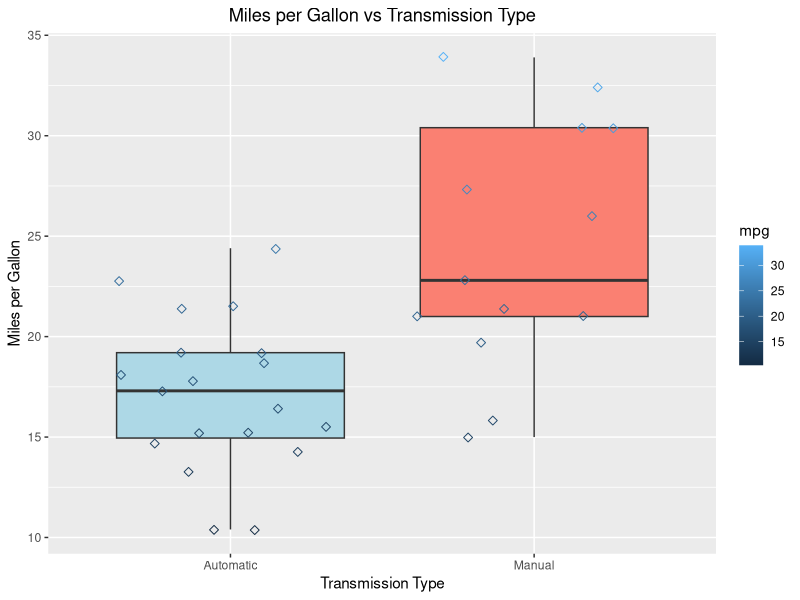
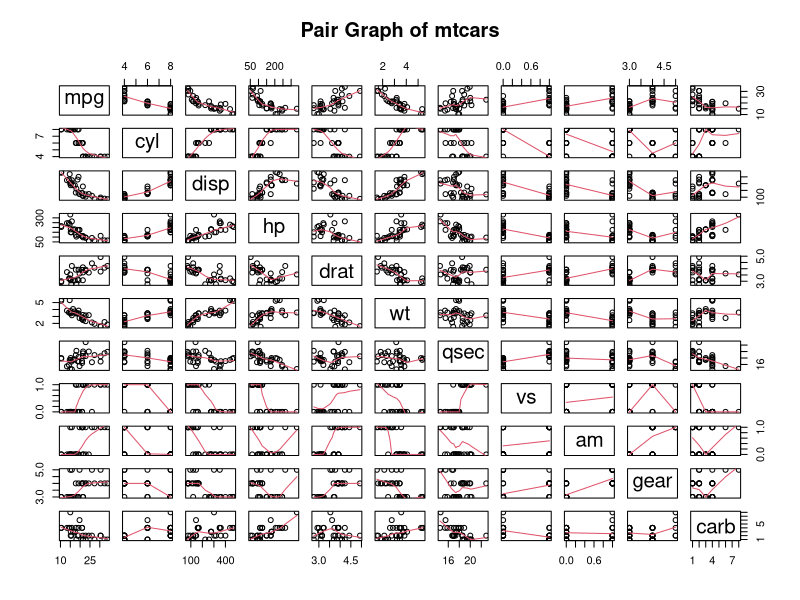
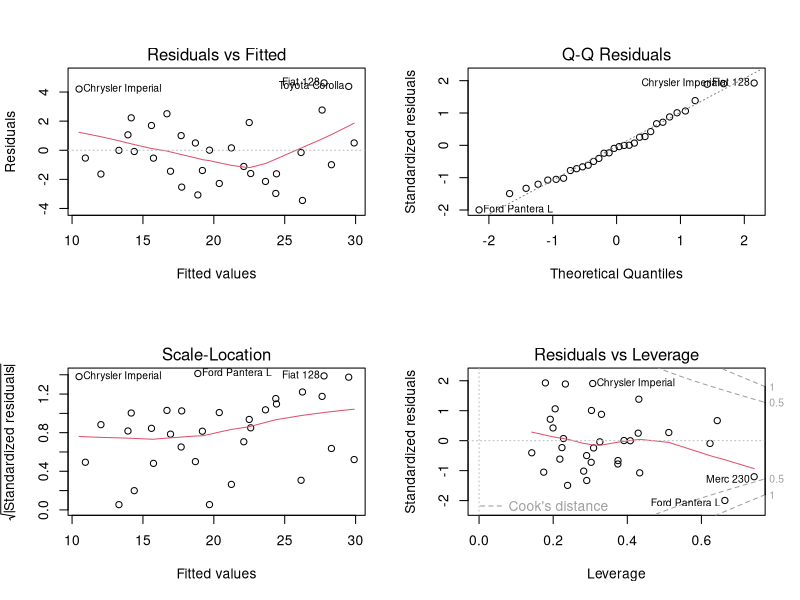

Here is the R script that generated these plots, in order:
## ---- chunk 1
library(ggplot2)
library(dplyr)
data(mtcars)
## ---- chunk 2
# Checking for the dimension of the dataset
dim(mtcars)
## ---- chunk 3
# Checking for columns names
names(mtcars)
## ---- chunk 4
# viewing the first six rows of the dataset
head(mtcars)
## ---- chunk 5
# checking the structure of the dataset
str(mtcars)
## ---- chunk 6
# checking the summary of the dataset
summary(mtcars)
## ---- chunk 7
# checking the correlation between mpg and the other variable
cor(mtcars$mpg, mtcars[,-1])
## ---- chunk 8
# Looking at the t.test at the confident level of 95 and the p value
mtcarsTestResults <- t.test(mpg ~ am, data = mtcars, conf.level = 0.95)
mtcarsTestResults$p.value
## ---- chunk 9
# Checking the estimate of t.test results
mtcarsTestResults$estimate
## ---- chunk 10
# Checking the regression values of the univariable mtcarsfitUv
mtcarsfitUv <- lm(mpg ~ am, data = mtcars)
summary(mtcarsfitUv)
## ---- chunk 11
# Rounding the univariable mtcarsfitUv to two digits
round(summary(mtcarsfitUv)$r.square*100, digits=2)
## ---- chunk 12
# Checking the regression values of the multivariable mtcarsfitMv
mtcarsfitMv <- lm(mpg ~ ., data = mtcars)
mtcarsfitMv
summary(mtcarsfitMv)
## ---- chunk 13
# Hidden results to comply with the page constraint.
stepFit <- step(mtcarsfitMv)
summary(stepFit)
summary(stepFit)$coeff

## ---- chunk 14
# Rounding the multivariable mtcarsfitMv to two digits
round(summary(mtcarsfitMv)$r.square*100, digits=2)
## ---- chunk 15
# Creating a new variable as a factor and changing the levels
mtcars$am2 <- factor(mtcars$am)
levels(mtcars$am2) <-c("Automatic", "Manual")

# Using ggplot2 to create a boxplot to look at mpg and transmission type distribution
g <- ggplot(mtcars,aes(x=am2, y=mpg)) +
  geom_boxplot(aes(group=am2), fill=c("lightblue","salmon")) +
  labs(x="Transmission Type") +
  ylab("Miles per Gallon") +
  ggtitle("Miles per Gallon vs Transmission Type") +
  theme(plot.title = element_text(hjust = 0.5)) + 
  geom_jitter(cex = 1.8, shape = 5, aes(colour = mpg))
g
## ---- chunk 16
# pairs all the variables without the newly create variable am2
pairs((mtcars %>% select(-am2)), panel = panel.smooth, main = "Pair Graph of mtcars")
## ---- chunk 17
# Multivariable
par(mfrow=c(2, 2))
plot(mtcarsfitMv)
